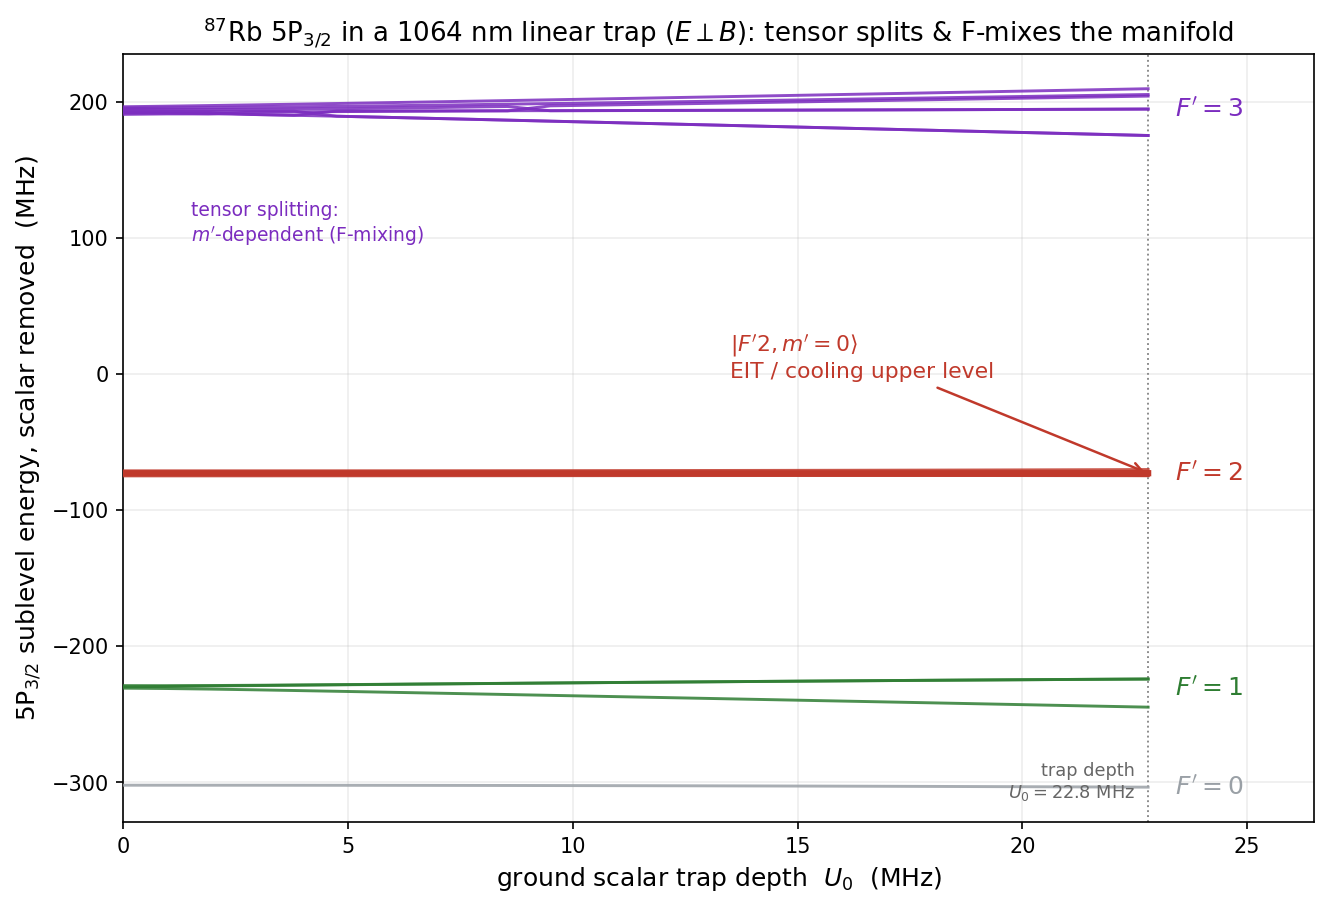

Write the Python code that produced this figure.
"""
fig_stark_5P32.py  --  87Rb 5P3/2 in the 1064 nm linear trap (E perpendicular B):
the tensor polarizability splits and F-mixes the manifold.  Self-contained
diagonalization of  H = H_hfs + H_zeeman + H_stark  in the |mI> x |mJ> basis
(RB87 5P3/2 parameters from the validated polarizability adjudication:
A=84.7185, Bq=12.4965 MHz; scalar/tensor a0=-1149, a2=+563; ground ref AG=703).

The cooling/EIT upper level is  |F'=2, m'=0>  (correctly labelled here; earlier
figures mislabelled m'=2 as the target).  The common scalar Stark shift is
removed so the HFS + tensor structure is visible.
"""
import numpy as np
import qutip as qt
from sympy.physics.wigner import clebsch_gordan
from sympy import S, Rational
import matplotlib
matplotlib.use("Agg")
import matplotlib.pyplot as plt

muB = 1.399624          # MHz/G
I, J = 1.5, 1.5
A, Bq, gJ, gI = 84.7185, 12.4965, 1.3362, -0.0009951
a0, a2, AG = -1149.0, 563.0, 703.0
B, theta = 1.0, np.pi / 2          # cooling field; linear pol perpendicular to B
dimI = int(2 * I + 1)

def jm(j, ax): return qt.jmat(j, ax).full()
Ix = np.kron(jm(I, "x"), np.eye(4)); Iy = np.kron(jm(I, "y"), np.eye(4)); Iz = np.kron(jm(I, "z"), np.eye(4))
Jx = np.kron(np.eye(dimI), jm(J, "x")); Jy = np.kron(np.eye(dimI), jm(J, "y")); Jz = np.kron(np.eye(dimI), jm(J, "z"))
Id = np.eye(dimI * 4)
IJ = Ix @ Jx + Iy @ Jy + Iz @ Jz
Hhfs = A * IJ + Bq * (3 * IJ @ IJ + 1.5 * IJ - I * (I + 1) * J * (J + 1) * Id) \
       / (2 * I * (2 * I - 1) * J * (2 * J - 1))
Hz = muB * B * (gJ * Jz + gI * Iz)

def Hstark(f):
    Jn = np.cos(theta) * Jz + np.sin(theta) * Jx
    T = (3 * Jn @ Jn - J * (J + 1) * Id) / (J * (2 * J - 1))
    return -f * (a0 * Id + a2 * T)

# field-free coupled |F',m'> vectors (exact CG)
mI_list = [I - k for k in range(dimI)]
mJ_list = [J - k for k in range(4)]
keys = []
cols = []
for F in (0, 1, 2, 3):
    for mF in range(-F, F + 1):
        v = np.zeros(dimI * 4)
        for a, mi in enumerate(mI_list):
            for b, mj in enumerate(mJ_list):
                if abs(mi + mj - mF) < 1e-9:
                    v[a * 4 + b] = float(clebsch_gordan(
                        S(3)/2, S(3)/2, S(F),
                        Rational(int(round(2*mi)), 2), Rational(int(round(2*mj)), 2), S(mF)))
        keys.append((F, mF)); cols.append(v)
V = np.array(cols).T                       # (dim, 16)

U0 = np.linspace(0.0, 22.8, 25)
f_grid = U0 / AG
E = {k: [] for k in keys}
for f in f_grid:
    ev, es = np.linalg.eigh(Hhfs + Hz + Hstark(f))
    scalar = -f * a0                       # common scalar shift to remove
    O = np.abs(es.conj().T @ V) ** 2       # (eigen, coupled)
    taken = set(); assign = {}
    for ki in np.argsort(-O.max(axis=0)):
        for ei in np.argsort(-O[:, ki]):
            if ei not in taken:
                assign[ki] = ei; taken.add(ei); break
    for ki, k in enumerate(keys):
        E[k].append(ev[assign[ki]].real - scalar)
E = {k: np.array(v) for k, v in E.items()}

CF = {0: "#9aa0a6", 1: "#2e7d32", 2: "#c0392b", 3: "#7b2cbf"}
fig, ax = plt.subplots(figsize=(9.0, 6.2))
for (F, mF), y in E.items():
    target = (F == 2 and mF == 0)
    ax.plot(U0, y, color=CF[F], lw=3.0 if target else 1.4,
            zorder=5 if target else 3, alpha=1.0 if target else 0.85)
# F' band labels at the right
for F in (0, 1, 2, 3):
    ys = [E[(F, m)][-1] for m in range(-F, F + 1)]
    ax.text(23.4, np.mean(ys), r"$F'=%d$" % F, color=CF[F], fontsize=12,
            va="center", ha="left", fontweight="bold")
# mark the m'=0 EIT target
yt = E[(2, 0)][-1]
ax.annotate("$|F'2, m'=0\\rangle$\nEIT / cooling upper level",
            xy=(22.8, yt), xytext=(13.5, yt + 70), fontsize=10.5, color="#c0392b",
            arrowprops=dict(arrowstyle="->", color="#c0392b", lw=1.2))
ax.text(1.5, 110, "tensor splitting:\n$m'$-dependent (F-mixing)", fontsize=9,
        color="#7b2cbf", ha="left", va="center")

ax.axvline(22.8, color="#888", lw=0.9, ls=":")
ax.text(22.5, -315, "trap depth\n$U_0=22.8$ MHz", fontsize=8.5,
        color="#666", va="bottom", ha="right")
ax.set_xlabel(r"ground scalar trap depth  $U_0$  (MHz)", fontsize=12)
ax.set_ylabel(r"5P$_{3/2}$ sublevel energy, scalar removed  (MHz)", fontsize=12)
ax.set_title(r"$^{87}$Rb 5P$_{3/2}$ in a 1064 nm linear trap ($E\perp B$): "
             "tensor splits & F-mixes the manifold", fontsize=12.5)
ax.set_xlim(0, 26.5)
ax.grid(alpha=0.22)
plt.tight_layout()
plt.savefig("fig_stark_5P32.png", dpi=150, bbox_inches="tight")
print("wrote fig_stark_5P32.png")
print("F'=2 m'=0 (target) scalar-removed energy at U0=22.8: %.2f MHz" % yt)
print("F' spacings (m=0) re F'2:  F'3=%.1f  F'1=%.1f  F'0=%.1f"
      % (E[(3,0)][-1]-E[(2,0)][-1], E[(1,0)][-1]-E[(2,0)][-1], E[(0,0)][-1]-E[(2,0)][-1]))
